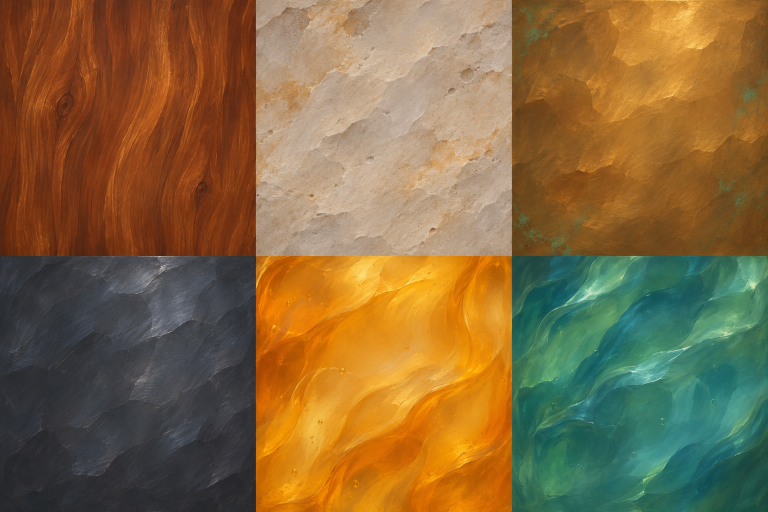
#> input picture art_source/canyon/门廊材质/手绘母版.png, 1536 x 1024 px (shown at 1/2 size)
$ python bake_gate_materials.py
#> lines starting #> are read from the running program, lines starting #| are printed output that depends on the picture
"""Pack the painted entrance palette and its linear surface response maps.

The six islands follow GateBuilder's UV layout. Normal derivatives are taken
within each island so a neighbouring swatch cannot create a ridge at its edge.
"""
from pathlib import Path
import numpy as np
from PIL import Image, ImageFilter

ROOT = Path(__file__).resolve().parents[1]
SOURCE = ROOT / "art_source/canyon/门廊材质/手绘母版.png"
OUT = ROOT / "assets/materials"
TILE = 512
# roughness, exposed metal, relief gain, cavity influence for each material
RESPONSE = [
    (.60, .00, 3.6, .18), (.86, .00, 4.4, .24), (.38, .73, 1.3, .07),
    (.53, .63, 2.4, .12), (.27, .00, .76, .02), (.30, .00, 1.05, .03),
]

def blurred_height(a, amount):
    field = Image.fromarray(np.uint8(np.clip(a, 0, 1)*255))
    return np.asarray(field.filter(ImageFilter.GaussianBlur(amount)),dtype=float)/255.

def pack():
    paint = Image.open(SOURCE).convert("RGB").resize((3*TILE,2*TILE),Image.Resampling.LANCZOS)
#> paint is the input picture: PIL image 1536x1024 RGB; mean R, G, B 132.3, 104.8, 63.7
    color = Image.new("RGB",paint.size)
#> color: PIL image 1536x1024 RGB; every value is 0
    relief = Image.new("RGB",paint.size)
    response = Image.new("RGB",paint.size)
    for i,(rough,metal,gain,cavity) in enumerate(RESPONSE):
        x,y = i%3*TILE,i//3*TILE
        swatch = paint.crop((x+3,y+3,x+TILE-3,y+TILE-3)).resize((TILE,TILE),Image.Resampling.LANCZOS)
        rgb = np.asarray(swatch,dtype=float)/255.
        luma = rgb @ np.array([.26,.61,.13])
        middle = blurred_height(luma,3.5)
        broad = blurred_height(luma,13)
        detail = (blurred_height(luma,.85)-middle)*.8+(middle-broad)*.36
        dy,dx = np.gradient(detail)
        normal = np.stack((-gain*dx,gain*dy,np.ones_like(dx)),axis=-1)
        normal /= np.linalg.norm(normal,axis=2)[:,:,None]
        pits = np.clip((broad-luma)*4,0,1)
        tarnish = np.clip((rgb[:,:,1]-.8*rgb[:,:,0])*4,0,1) if i==2 else pits*.24
        orm = np.stack((1.-pits*cavity,
                        np.clip(rough+1.15*(broad-luma)+.12*tarnish,.20,.98),
                        metal*(1.-.80*tarnish)),axis=-1)
        if i == 1:
            # The porch sits in moist grass; its limestone is cooler and less
            # chalky than an exposed sunlit piece of the same stone.
            rgb = rgb*np.array([.78,.83,.87])
        elif i == 3:
            rgb = np.clip(rgb*1.12+.023,0,1)
        color.paste(Image.fromarray(np.uint8(rgb*255)),(x,y))
        relief.paste(Image.fromarray(np.uint8((normal*.5+.5)*255)),(x,y))
        response.paste(Image.fromarray(np.uint8(orm*255)),(x,y))
#> this loop made 6 passes
#> pass 1, in pack, `swatch = paint.crop((x+3,y+3,x+TILE-3,y+TILE-3)).resize((TILE,TILE),Im..`:
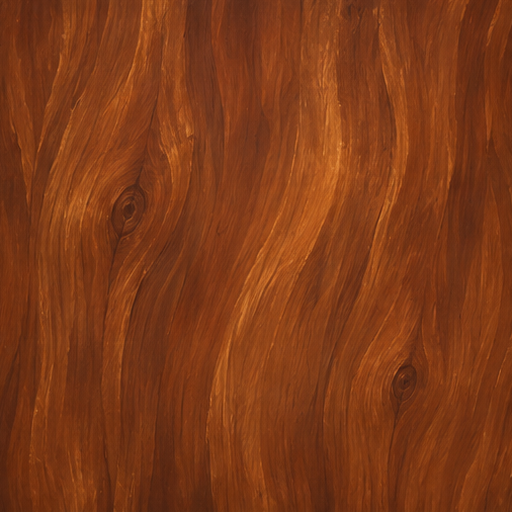
#> swatch: PIL image 512x512 RGB; mean R, G, B 126.8, 58.3, 23.2
#> after the loop:
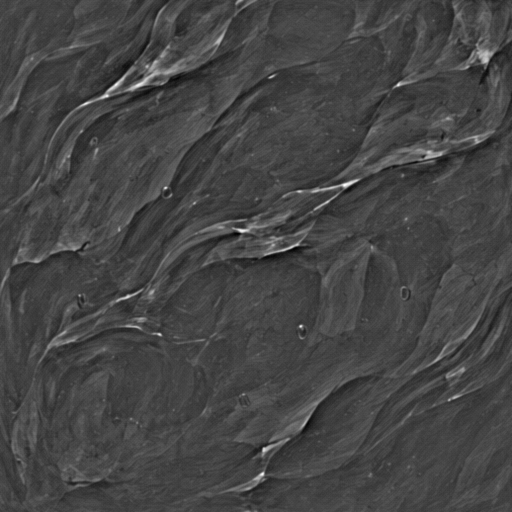
#> detail: shape (512, 512) float64; min -0.0813, max 0.215, mean -1.92e-05; drawn with min black and max white
#> after the loop:
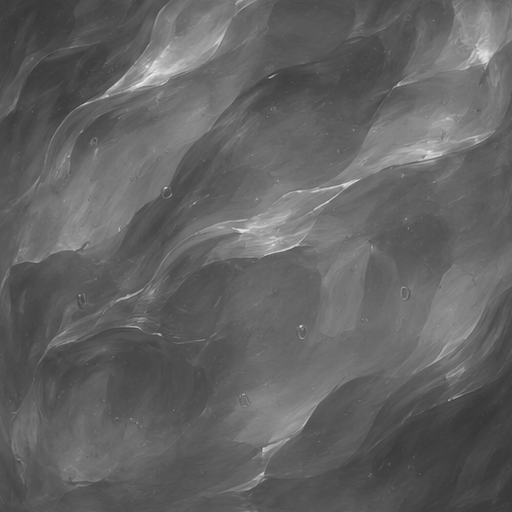
#> luma: shape (512, 512) float64; min 0.216, max 0.925, mean 0.39
#> after the loop:
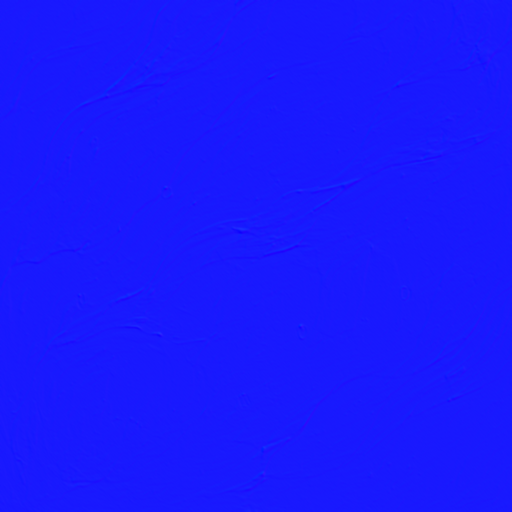
#> normal: shape (512, 512, 3) float64; mean R, G, B 1.4e-05, 1.43e-05, 1; drawn with min black and max white
#> after the loop:
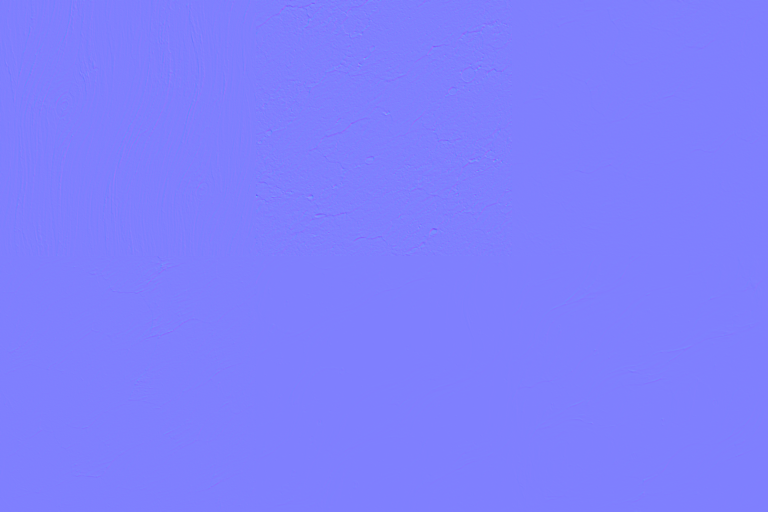
#> relief: PIL image 1536x1024 RGB (shown at 1/2 size); mean R, G, B 127, 127, 254
#> after the loop:
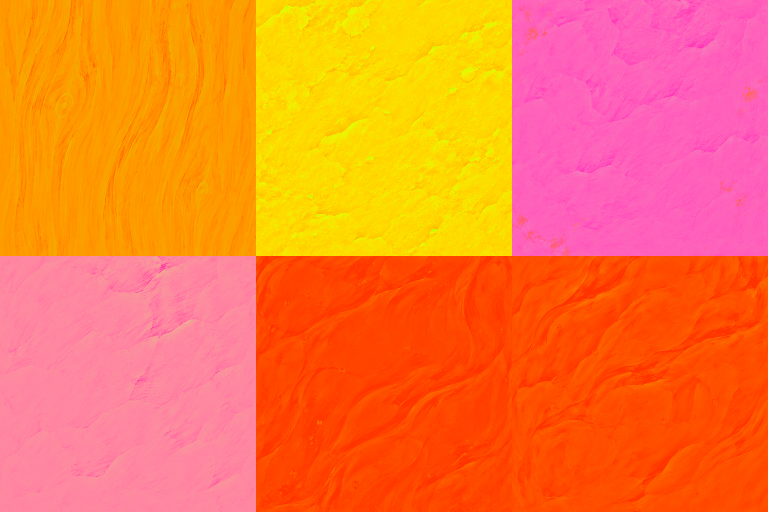
#> response: PIL image 1536x1024 RGB (shown at 1/2 size); mean R, G, B 253.7, 124.2, 57.4
#> after the loop:
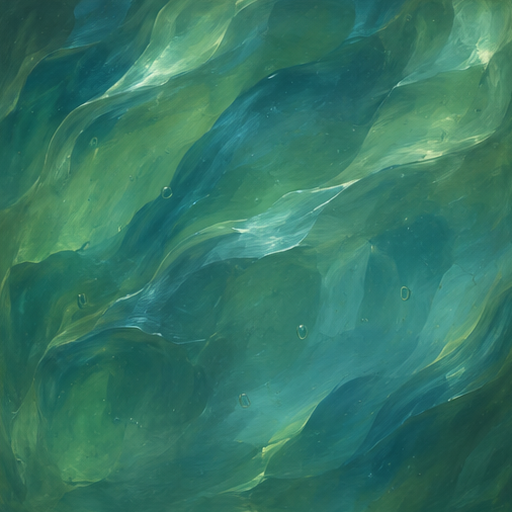
#> rgb: shape (512, 512, 3) float64; mean R, G, B 0.208, 0.466, 0.397
    color.save(OUT/"gate-paint.jpg",quality=92,subsampling=0)
    relief.save(OUT/"gate-relief.png",optimize=True)
    response.save(OUT/"gate-orm.png",optimize=True)

if __name__ == "__main__":
    pack()
